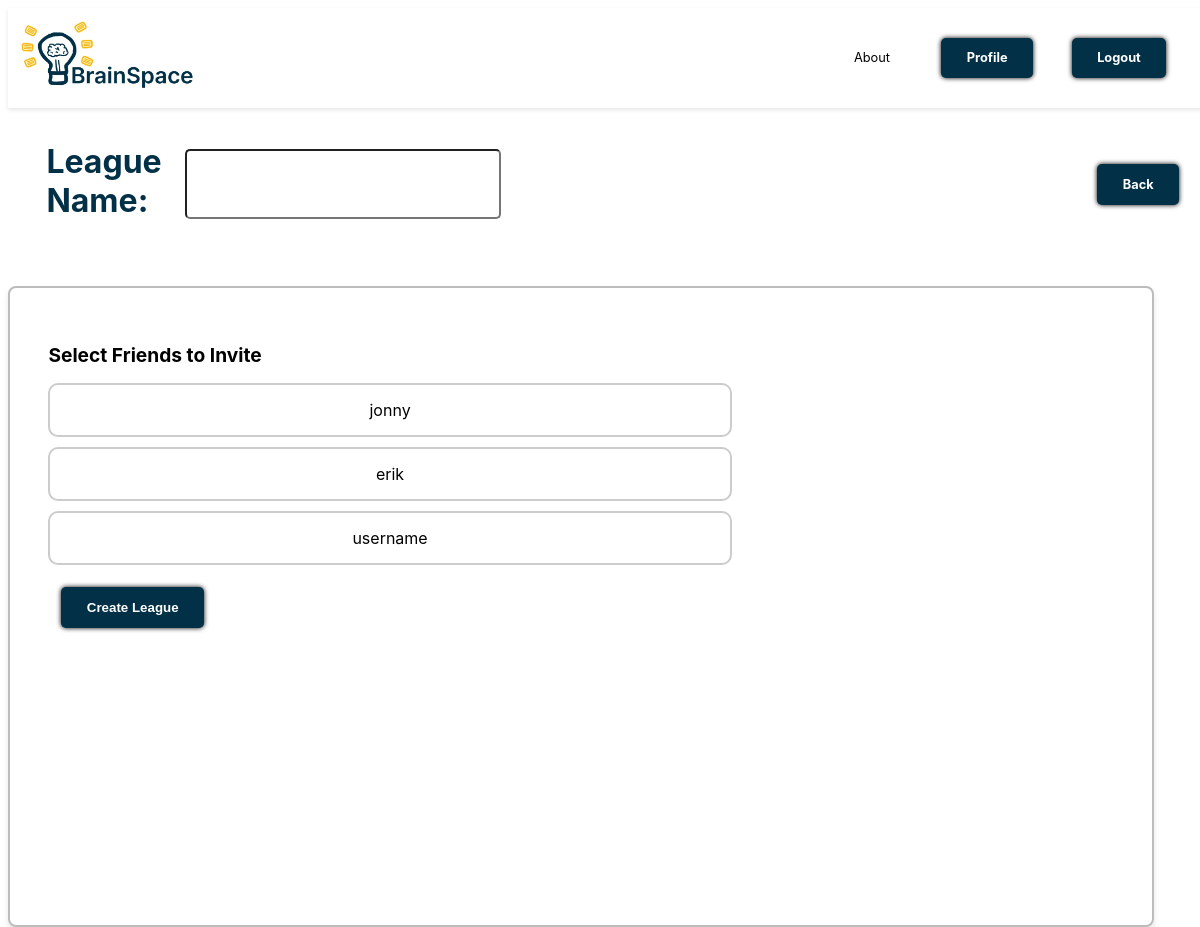
Screenshot of /create_league/ (signed in) with the database file from the repository.
### cards/models.py (models this page shows, shortened)
class Profile(models.Model):
    user = models.OneToOneField(User, on_delete=models.CASCADE, related_name='profile')
    points = models.IntegerField(default=0)
    brainbucks = models.IntegerField(default=0)
    friends = models.ManyToManyField('self', through='Friendship', symmetrical=False, related_name='friend_list')
    is_verified = models.BooleanField(default=False)
    verification_token = models.CharField(max_length=255, blank=True, null=True)
    def get_friends(self):
        return Profile.objects.filter(
            models.Q(friendship_requests_sent__receiver=self, friendship_requests_sent__status='accepted') |
            models.Q(friendship_requests_received__sender=self, friendship_requests_received__status='accepted')
        ).distinct()

### cards/views.py (the view)
    def wrapper(request, *args, **kwargs):
        if not request.user.profile.is_verified:
            return redirect('verify_email_prompt')
        return view_func(request, *args, **kwargs)

### cards/views.py (called while the page is built, shortened)
def email_verified_required(view_func):
    def wrapper(request, *args, **kwargs):
        if not request.user.profile.is_verified:
            return redirect('verify_email_prompt')
        return view_func(request, *args, **kwargs)
    return wrapper

@login_required
@email_verified_required
def create_league(request):
    profile = request.user.profile
    friends = profile.get_friends() # gets the user's friends as potential league members
    return render(request, "cards/create_league.html", {"friends": friends})

### cards/templates/cards/create_league.html (shortened to what this page needs)
{% extends 'cards/header.html' %}
{% block content %}
{% load static %}
<form method="post" id="league-form">
    <div class="flashcard-nav-header">
        <div class="flashcard-nav-title form-group">
            <label for="league_name"><h1>League Name:</h1></label>
            <input type="text" id="league_name" name="league_name" required>
        </div>
        <div class="flashcard-nav-buttons">
            <a href="{% url 'profile' %}" class="loginbtn" onclick="return confirmBack()">Back</a>
        </div>
    </div>
    <div class="scrollbox">
        <h2>Select Friends to Invite</h2>
        {% for friend in friends %}
        <div class="friend-item">
            <label for="friend{{ friend.id }}" class="custom-label">{{ friend.user.username }}</label>
        </div>
        {% empty %}
        <p><a href="{% url 'profile' %}" class="loginbtn">Add some friends first!</a></p>
        {% endfor %}
        <button type="submit" class="loginbtn">Create League</button>
    </div>
</form>
{% endblock %}

### static/css/styles.css (style rules this page uses)
html { font-size: 80%; overflow-x: hidden; }
body { font-family: 'Inter', Arial, sans-serif; height: 100vh; display: flex; flex-wrap: wrap; justify-content: center; }
h1 { font-size: 2.5rem; margin-left: 2rem; color: #023047; }
.loginbtn { display: inline-block; margin: 1rem; padding: 1rem 2rem; background-color: #023047; color: #fff; font-weight: bold; text-decoration: none; border-radius: 5px; text-align: center; box-shadow: #000000 0px 0px 5px; }
label { display: block; margin-bottom: 0.5rem; }
input[type="text"], input[type="password"], input[type="email"], textarea { width: 100%; padding: 2rem; font-size: 100%; box-sizing: border-box; border-radius: 5px; resize: none; font-family: Arial, Helvetica, sans-serif; }
button { display: inline-block; font-weight: bold; padding: 1rem; background-color: #023047; color: #fff; border: none; cursor: pointer; border-radius: 5px; }
.scrollbox { width: 90%; height: 70vh; padding: 3rem; margin-top: 2rem; overflow-y: auto; border: 2px solid #00000043; border-radius: 8px; box-shadow: 0 4px 6px rgba(0, 0, 0, 0.1); }
.friend-item { margin-bottom: 10px; }
.custom-label { display: block; width: 60%; font-size: 1.25rem; background-color: white; border: 2px solid #ccc; border-radius: 10px; padding: 15px 20px; margin: 10px 0; cursor: pointer; text-align: center; transition: background-color 0.3s ease, border-color 0.3s ease, box-shadow 0.3s ease; }
.badge-shop .header, .flashcard-nav-header { width: 100%; display: flex; align-items: center; justify-content: space-between; padding: 1rem; }
.flashcard-nav-title { display: flex; align-items: center; gap: 10px; }
.flashcard-nav-buttons { display: flex; gap: 1rem; float: right; width: 30%; justify-content: right; margin: 1rem; flex-wrap: wrap; }

### rows the page displays
Profile: user.username "jonny"
Profile: user.username "erik"
Profile: user.username "username"
